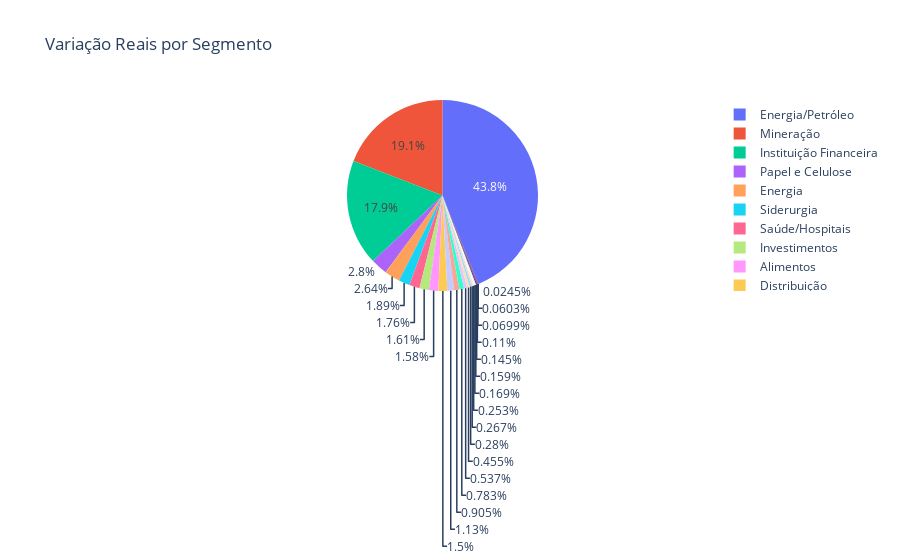

The notebook cell saved with this chart:
### Code cell
fig = px.pie(df_analyse, names='Segmento', values='variacao_rs', title='Variação Reais por Segmento')
fig.show()

### Figure 1 — Plotly figure (JSON) as saved in the notebook; plotly's stock layout.template omitted (floating-point values rounded to 4 significant figures)
{"data": [{"domain": {"x": [0, 1], "y": [0, 1]}, "hovertemplate": "Segmento=%{label}<br>variacao_rs=%{value}<extra></extra>", "labels": ["Alimentos", "Calçados", "Construção", "Distribuição", "Educação", "Energia", "Energia/Agroindústria", "Energia/Petróleo", "Instituição Financeira", "Investimentos", "Logística", "Mineração", "Papel e Celulose", "Química", "Saúde/Hospitais", "Serviços", "Shopping Centers", "Siderurgia", "Tecnologia", "Tecnologia/Fintech", "Telecomunicações", "Transporte Aéreo", "Varejo", "Varejo/Alimentos", "Varejo/Farmacêutico"], "legendgroup": "", "name": "", "showlegend": true, "type": "pie", "values": [407800000.0, 41020000.0, 37530000.0, 388700000.0, 72300000.0, 682300000.0, 138800000.0, 11340000000.0, 4637000000.0, 416100000.0, 233900000.0, 4940000000.0, 722900000.0, 69050000.0, 453900000.0, 18070000.0, 117700000.0, 489900000.0, 15600000.0, 43660000.0, 292900000.0, 65450000.0, 28490000.0, 6341000.0, 202400000.0]}], "layout": {"legend": {"tracegroupgap": 0}, "title": {"text": "Variação Reais por Segmento"}}}
